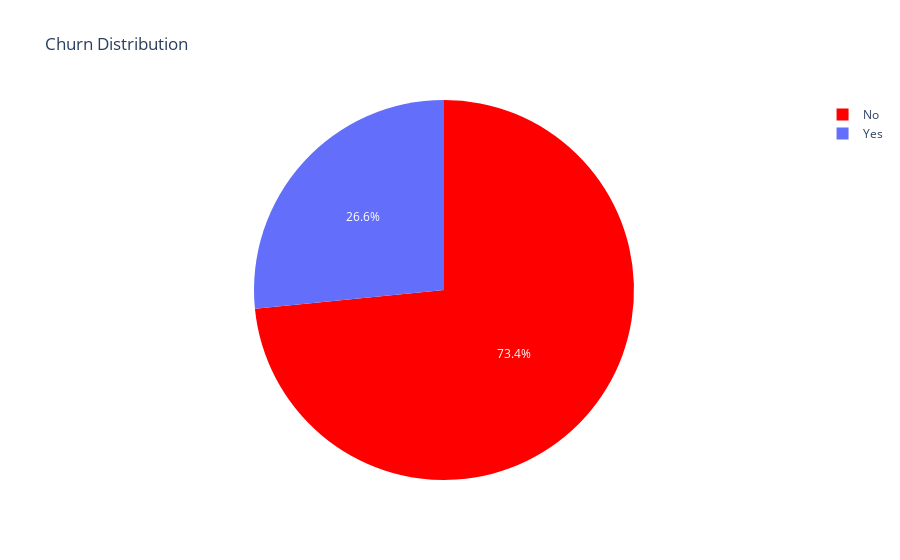

The code cell stored with this chart in its notebook:
### Code cell
#defining data
trace = go.Pie(labels=df["Churn"].value_counts().keys().tolist(), 
                values=df["Churn"].value_counts().values.tolist(), 
                marker=dict(colors=['red']), 
                # Seting values to 
                hoverinfo="value"
              )
data = [trace]
#defining layout
layout = go.Layout(title="Churn Distribution")
#defining figure and plotting
fig = go.Figure(data = data,layout = layout)
iplot(fig)

### Figure 1 — Plotly figure (JSON) as saved in the notebook; plotly's stock layout.template omitted (floating-point values rounded to 4 significant figures)
{"data": [{"hoverinfo": "value", "labels": ["No", "Yes"], "marker": {"colors": ["red"]}, "type": "pie", "values": [5163, 1869]}], "layout": {"title": {"text": "Churn Distribution"}}}
